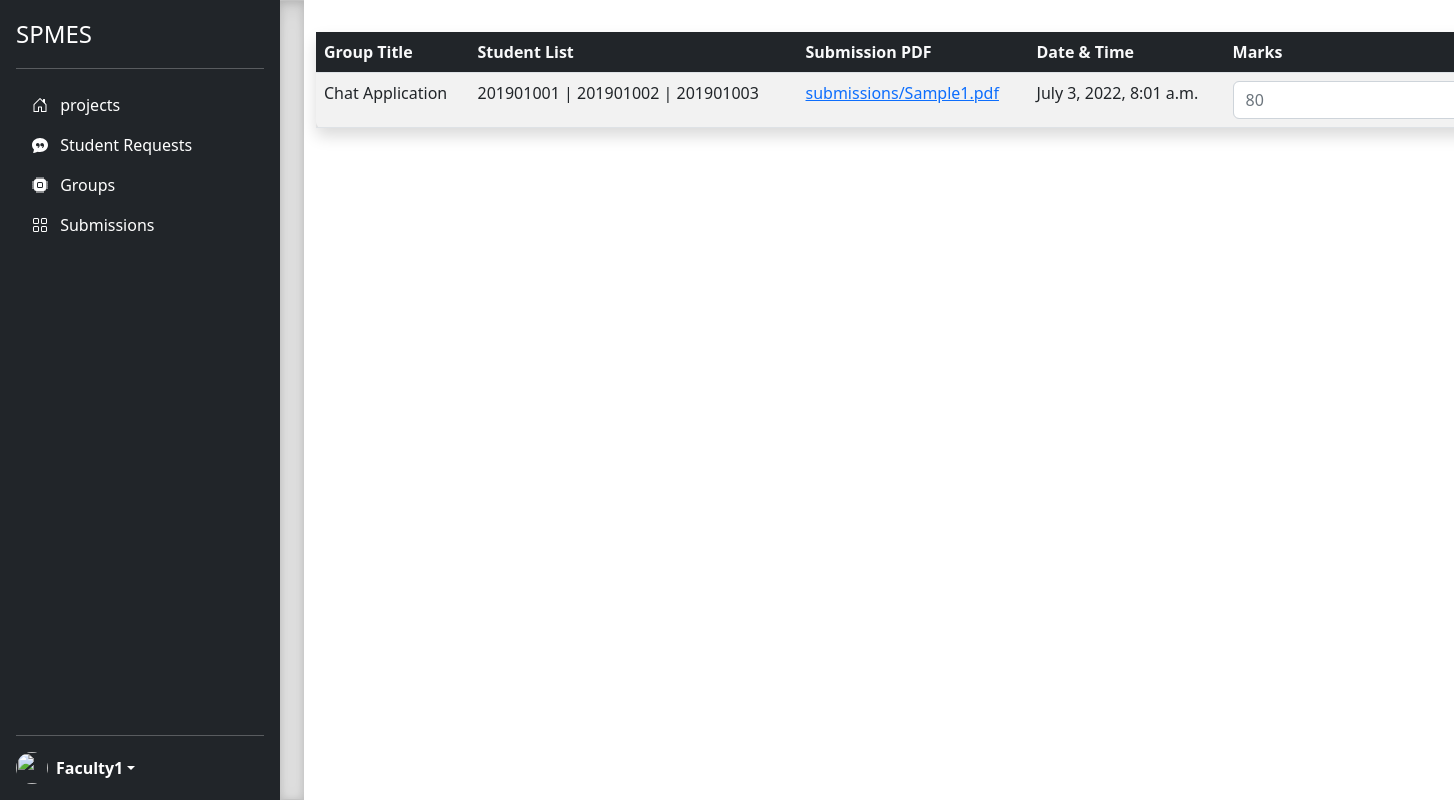
Screenshot of /faculty/submissions/1/ (signed in) with the database file from the repository.
### accounts/models.py (models this page shows, shortened)
class user(AbstractUser):
    is_student = models.BooleanField(default=False)
    is_faculty = models.BooleanField(default=False)
    is_admin = models.BooleanField(default=False)

class faculty(models.Model):
    user = models.OneToOneField(user,on_delete=models.CASCADE,primary_key=True)
    name = models.CharField(max_length=100)
    is_exminer = models.BooleanField(default=False)
    is_program_cordinator = models.BooleanField(default=False)

class submission(models.Model):
    assignment_id = models.ForeignKey(assignment,on_delete=models.CASCADE)
    group_id = models.IntegerField()
    marks = models.IntegerField()
    sub_pdf_name = models.FileField(upload_to="submissions/")
    time_stamp = models.DateTimeField(auto_now=True)
    def __str__(self):
        return str(self.sub_pdf_name.name)

class grp(models.Model):
    sub_project_id = models.ForeignKey(sub_project,on_delete=models.CASCADE)
    student_id = models.CharField(max_length=100)
    group_title = models.CharField(max_length=250)
    def __str__(self):
        return self.group_title

### accounts/faculty/faculty_view.py (the view)
# urls.py: path("faculty/submissions/<int:sp_id>/",faculty_view.get_submission,name="get_submission"),
def get_submission(request,sp_id):
     obj = sub_project.objects.get(id = sp_id)
     grp_list=grp.objects.filter(sub_project_id=obj)
     print(grp_list)
     sub_list=[]
     for list in grp_list:
          print(list.id)
          temp=submission.objects.filter(group_id=list.id)
          print(temp)
          for l in temp:
               stud=list.student_id
               title=list.group_title
               sub_list.append({"list":l,"stud":stud,"title":title})
          print(sub_list)
     return render(request,'faculty/get_submission.html',{'sub_list':sub_list,'sp':sp_id})

### templates/faculty/get_submission.html (shortened to what this page needs)
{% extends 'faculty_program.html' %}
{% block body %}
<table class="table table-hover table-striped shadow rounded mt-2">
    <thead>
      <tr class = "bg-dark text-light">
        <th scope="col">Group Title</th>
        <th scope="col">Student List</th>
        <th scope="col">Submission PDF</th>
        <th scope="col">Date & Time</th>
        <th scope="col">Marks</th>
      </tr>
    </thead>
    <tbody>
        {% for ll in sub_list %}
        <tr>
            <td>{{ll.title}}</td>
            <td>{{ll.stud}}</td>
            <td><a href="{{MEDIA_URL}}{{ll.list.sub_pdf_name.name}}">{{ll.list.sub_pdf_name.name}}</a></td>
            <td>{{ll.list.time_stamp}}</td>
            <td>
              <form action="{% url 'give_marks' ll.list.id sp %}" method = 'post' style = "display: flex;">
                <input type="number" class = "form-control" name = "marks" placeholder="{{ll.list.marks}}">
              </form>
            </td>
        </tr>
        <br>
        {% endfor %}
    </tbody>
  </table>
{% endblock body %}

### templates/faculty_program.html (shortened to what this page needs)
<!DOCTYPE html>
<html lang="en">
<head>
    <link href="https://getbootstrap.com/docs/5.2/dist/css/bootstrap.min.css" rel="stylesheet"
>
</head>
<body>
    <main class="d-flex flex-nowrap">
        <div class="d-flex flex-column flex-shrink-0 p-3 text-white bg-dark" style="width: 280px;">
            <a href="{%url 'faculty' %}" class="d-flex align-items-center mb-3 mb-md-0 me-md-auto text-white text-decoration-none">
                <span class="fs-4">SPMES</span>
            </a>
            <hr>
            <ul class="nav nav-pills flex-column mb-auto">
               <li class="nav-item">
                    <a href="{%url 'faculty_project' request.session.p_id %}" class="nav-link text-white" aria-current="page">
                        <svg class="bi pe-none me-2" width="16" height="16">
                            <use xlink:href="#home" />
                        </svg>
                        projects
                    </a>
                </li>
               <li class="nav-item">
                    <a href="{%url 'faculty_sub_project' sp %}" class="nav-link text-white" aria-current="page">
                        <svg class="bi pe-none me-2" width="16" height="16">
                            <use xlink:href="#chat-quote-fill" />
                        </svg>
                        Student Requests
                    </a>
                </li>
               <li class="nav-item">
                    <a href="{%url 'student_groups' sp %}" class="nav-link text-white" aria-current="page">
                        <svg class="bi pe-none me-2" width="16" height="16">
                            <use xlink:href="#cpu-fill" />
                        </svg>
                        Groups
                    </a>
                </li>
               <li class="nav-item">
                    <a href=" {% url 'get_submission' sp %} " class="nav-link text-white" aria-current="page">
                        <svg class="bi pe-none me-2" width="16" height="16">
                            <use xlink:href="#grid" />
                        </svg>
                        Submissions
                    </a>
                </li>
            </ul>
            <hr>
            <div class="dropdown">
                <a href="#" class="d-flex align-items-center text-white text-decoration-none dropdown-toggle" id="dropdownUser1" data-bs-toggle="dropdown" aria-expanded="false">
                    <img src="https://github.com/mdo.png" alt="" width="32" height="32" class="rounded-circle me-2">
                    <strong>{% if user.is_authenticated %}{{user.faculty.name}}{% endif %}</strong>
                </a>
            </div>
        </div>
        <div class="b-example-divider b-example-vr"></div>
        <div class="container d-flex flex-column flex-shrink-0">
            {% block body %}
            {% endblock body %}
        </div>
    </main>
</body>
</html>

### rows the page displays
user: faculty.name "Faculty1"
submission: title "Chat Application", stud "201901001 | 201901002 | 201901003", list.sub_pdf_name.name "submissions/Sample1.pdf", list.time_stamp "July 3, 2022, 8:01 a.m.", marks "80"
